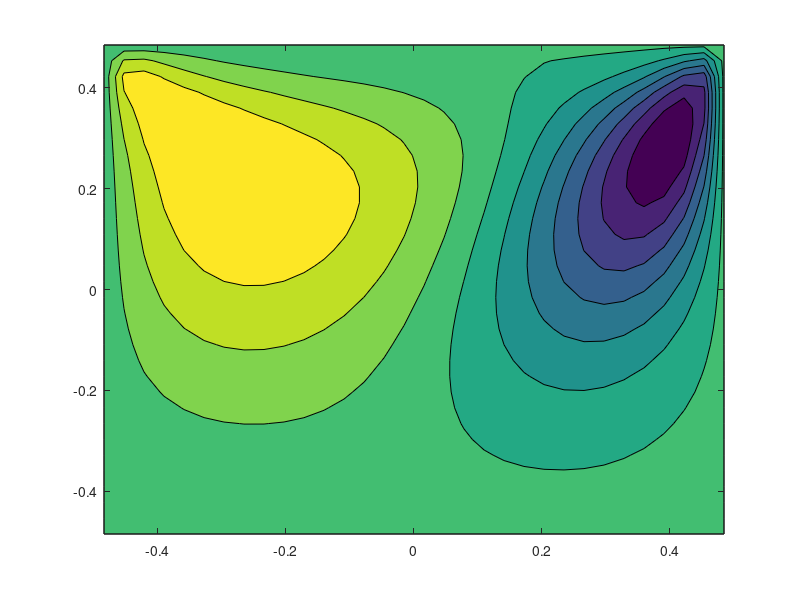
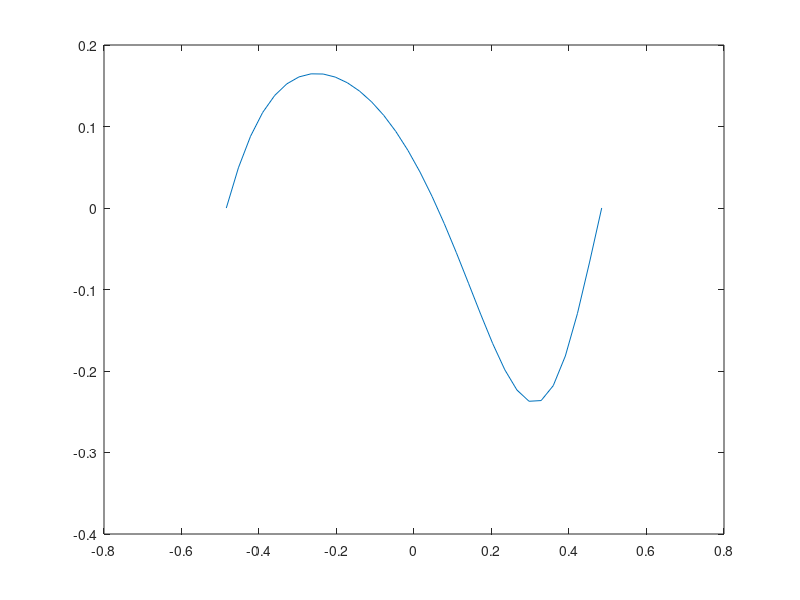
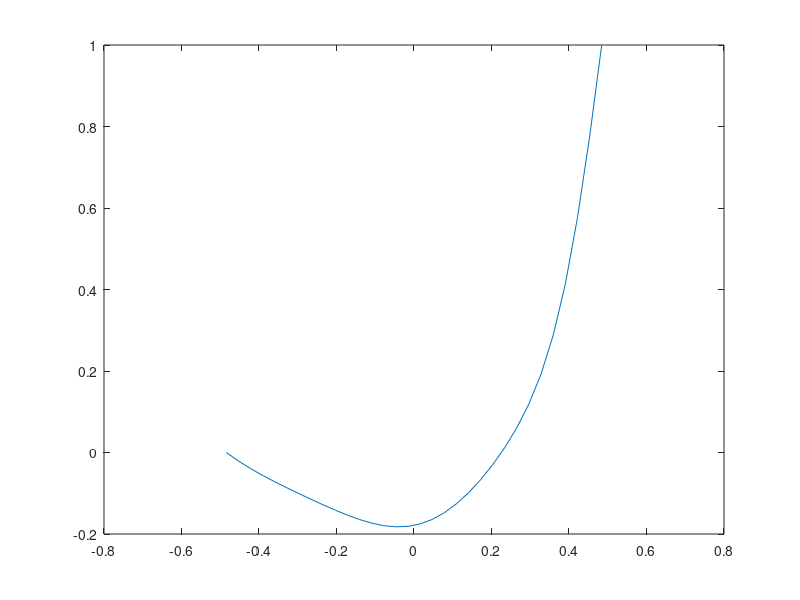

Here is the MATLAB script that generated these plots, in order:
clear all;
close all;
X = dlmread('xCellcenter.txt');
Y = dlmread('yCellcenter.txt');
U = dlmread('uxVelocity.txt');
V = dlmread('uyVelocity.txt');

contourf(X,Y,V)

figure
plot(X(16,:),V(16,:))

figure
plot(Y(:,16),U(:,16))